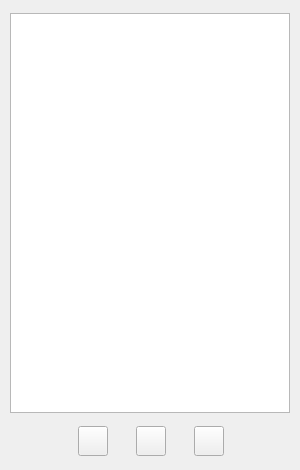
<?xml version="1.0" encoding="UTF-8"?>
<ui version="4.0">
 <class>CategoriesInteface</class>
 <widget class="QWidget" name="CategoriesInteface">
  <property name="geometry">
   <rect>
    <x>0</x>
    <y>0</y>
    <width>300</width>
    <height>470</height>
   </rect>
  </property>
  <property name="minimumSize">
   <size>
    <width>300</width>
    <height>470</height>
   </size>
  </property>
  <property name="maximumSize">
   <size>
    <width>300</width>
    <height>470</height>
   </size>
  </property>
  <property name="windowTitle">
   <string>Categorias</string>
  </property>
  <property name="locale">
   <locale language="Portuguese" country="Brazil"/>
  </property>
  <widget class="QWidget" name="layoutWidget">
   <property name="geometry">
    <rect>
     <x>10</x>
     <y>10</y>
     <width>282</width>
     <height>451</height>
    </rect>
   </property>
   <layout class="QVBoxLayout" name="verticalLayout">
    <property name="spacing">
     <number>10</number>
    </property>
    <item>
     <widget class="QTreeView" name="categorize">
      <property name="minimumSize">
       <size>
        <width>280</width>
        <height>400</height>
       </size>
      </property>
      <property name="maximumSize">
       <size>
        <width>280</width>
        <height>400</height>
       </size>
      </property>
      <property name="focusPolicy">
       <enum>Qt::WheelFocus</enum>
      </property>
      <property name="contextMenuPolicy">
       <enum>Qt::CustomContextMenu</enum>
      </property>
      <property name="autoFillBackground">
       <bool>false</bool>
      </property>
      <property name="locale">
       <locale language="Portuguese" country="Brazil"/>
      </property>
      <property name="sizeAdjustPolicy">
       <enum>QAbstractScrollArea::AdjustIgnored</enum>
      </property>
      <property name="editTriggers">
       <set>QAbstractItemView::NoEditTriggers</set>
      </property>
      <property name="tabKeyNavigation">
       <bool>true</bool>
      </property>
      <property name="showDropIndicator" stdset="0">
       <bool>true</bool>
      </property>
      <property name="dragEnabled">
       <bool>false</bool>
      </property>
      <property name="dragDropOverwriteMode">
       <bool>false</bool>
      </property>
      <property name="dragDropMode">
       <enum>QAbstractItemView::NoDragDrop</enum>
      </property>
      <property name="defaultDropAction">
       <enum>Qt::IgnoreAction</enum>
      </property>
      <property name="alternatingRowColors">
       <bool>false</bool>
      </property>
      <property name="selectionMode">
       <enum>QAbstractItemView::SingleSelection</enum>
      </property>
      <property name="selectionBehavior">
       <enum>QAbstractItemView::SelectItems</enum>
      </property>
      <property name="textElideMode">
       <enum>Qt::ElideRight</enum>
      </property>
      <property name="autoExpandDelay">
       <number>-1</number>
      </property>
      <property name="rootIsDecorated">
       <bool>true</bool>
      </property>
      <property name="uniformRowHeights">
       <bool>false</bool>
      </property>
      <property name="itemsExpandable">
       <bool>true</bool>
      </property>
      <property name="sortingEnabled">
       <bool>false</bool>
      </property>
      <property name="animated">
       <bool>false</bool>
      </property>
      <property name="allColumnsShowFocus">
       <bool>true</bool>
      </property>
      <property name="wordWrap">
       <bool>false</bool>
      </property>
      <property name="headerHidden">
       <bool>true</bool>
      </property>
      <property name="expandsOnDoubleClick">
       <bool>true</bool>
      </property>
      <attribute name="headerVisible">
       <bool>false</bool>
      </attribute>
      <attribute name="headerCascadingSectionResizes">
       <bool>false</bool>
      </attribute>
      <attribute name="headerHighlightSections">
       <bool>false</bool>
      </attribute>
      <attribute name="headerShowSortIndicator" stdset="0">
       <bool>false</bool>
      </attribute>
      <attribute name="headerStretchLastSection">
       <bool>true</bool>
      </attribute>
     </widget>
    </item>
    <item>
     <layout class="QHBoxLayout" name="buttonsHLayout" stretch="0,0,0,0,0,0,0">
      <property name="spacing">
       <number>0</number>
      </property>
      <property name="sizeConstraint">
       <enum>QLayout::SetMinimumSize</enum>
      </property>
      <property name="leftMargin">
       <number>0</number>
      </property>
      <item>
       <spacer name="horizontalSpacer_1">
        <property name="orientation">
         <enum>Qt::Horizontal</enum>
        </property>
        <property name="sizeType">
         <enum>QSizePolicy::Fixed</enum>
        </property>
        <property name="sizeHint" stdset="0">
         <size>
          <width>60</width>
          <height>20</height>
         </size>
        </property>
       </spacer>
      </item>
      <item>
       <widget class="QPushButton" name="editButton">
        <property name="minimumSize">
         <size>
          <width>30</width>
          <height>30</height>
         </size>
        </property>
        <property name="maximumSize">
         <size>
          <width>30</width>
          <height>30</height>
         </size>
        </property>
        <property name="text">
         <string/>
        </property>
        <property name="icon">
         <iconset resource="../../../resources/icon.qrc">
          <normaloff>:/images/edit</normaloff>:/images/edit</iconset>
        </property>
        <property name="iconSize">
         <size>
          <width>16</width>
          <height>16</height>
         </size>
        </property>
        <property name="checkable">
         <bool>false</bool>
        </property>
        <property name="checked">
         <bool>false</bool>
        </property>
       </widget>
      </item>
      <item>
       <spacer name="horizontalSpacer_3">
        <property name="orientation">
         <enum>Qt::Horizontal</enum>
        </property>
        <property name="sizeType">
         <enum>QSizePolicy::Fixed</enum>
        </property>
        <property name="sizeHint" stdset="0">
         <size>
          <width>20</width>
          <height>20</height>
         </size>
        </property>
       </spacer>
      </item>
      <item>
       <widget class="QPushButton" name="deleteButton">
        <property name="minimumSize">
         <size>
          <width>30</width>
          <height>30</height>
         </size>
        </property>
        <property name="maximumSize">
         <size>
          <width>30</width>
          <height>30</height>
         </size>
        </property>
        <property name="text">
         <string/>
        </property>
        <property name="icon">
         <iconset resource="../../../resources/icon.qrc">
          <normaloff>:/images/remove</normaloff>:/images/remove</iconset>
        </property>
        <property name="iconSize">
         <size>
          <width>16</width>
          <height>16</height>
         </size>
        </property>
        <property name="checkable">
         <bool>false</bool>
        </property>
        <property name="checked">
         <bool>false</bool>
        </property>
       </widget>
      </item>
      <item>
       <spacer name="horizontalSpacer_4">
        <property name="orientation">
         <enum>Qt::Horizontal</enum>
        </property>
        <property name="sizeType">
         <enum>QSizePolicy::Fixed</enum>
        </property>
        <property name="sizeHint" stdset="0">
         <size>
          <width>20</width>
          <height>20</height>
         </size>
        </property>
       </spacer>
      </item>
      <item>
       <widget class="QPushButton" name="addButton">
        <property name="sizePolicy">
         <sizepolicy hsizetype="Fixed" vsizetype="Fixed">
          <horstretch>0</horstretch>
          <verstretch>0</verstretch>
         </sizepolicy>
        </property>
        <property name="minimumSize">
         <size>
          <width>30</width>
          <height>30</height>
         </size>
        </property>
        <property name="maximumSize">
         <size>
          <width>30</width>
          <height>30</height>
         </size>
        </property>
        <property name="text">
         <string/>
        </property>
        <property name="icon">
         <iconset resource="../../../resources/icon.qrc">
          <normaloff>:/images/add</normaloff>:/images/add</iconset>
        </property>
        <property name="iconSize">
         <size>
          <width>16</width>
          <height>16</height>
         </size>
        </property>
        <property name="checkable">
         <bool>false</bool>
        </property>
        <property name="checked">
         <bool>false</bool>
        </property>
        <property name="autoDefault">
         <bool>false</bool>
        </property>
        <property name="default">
         <bool>false</bool>
        </property>
        <property name="flat">
         <bool>false</bool>
        </property>
       </widget>
      </item>
      <item>
       <spacer name="horizontalSpacer_2">
        <property name="orientation">
         <enum>Qt::Horizontal</enum>
        </property>
        <property name="sizeType">
         <enum>QSizePolicy::Fixed</enum>
        </property>
        <property name="sizeHint" stdset="0">
         <size>
          <width>60</width>
          <height>20</height>
         </size>
        </property>
       </spacer>
      </item>
     </layout>
    </item>
   </layout>
  </widget>
 </widget>
 <resources>
  <include location="../../../resources/icon.qrc"/>
 </resources>
 <connections/>
</ui>
